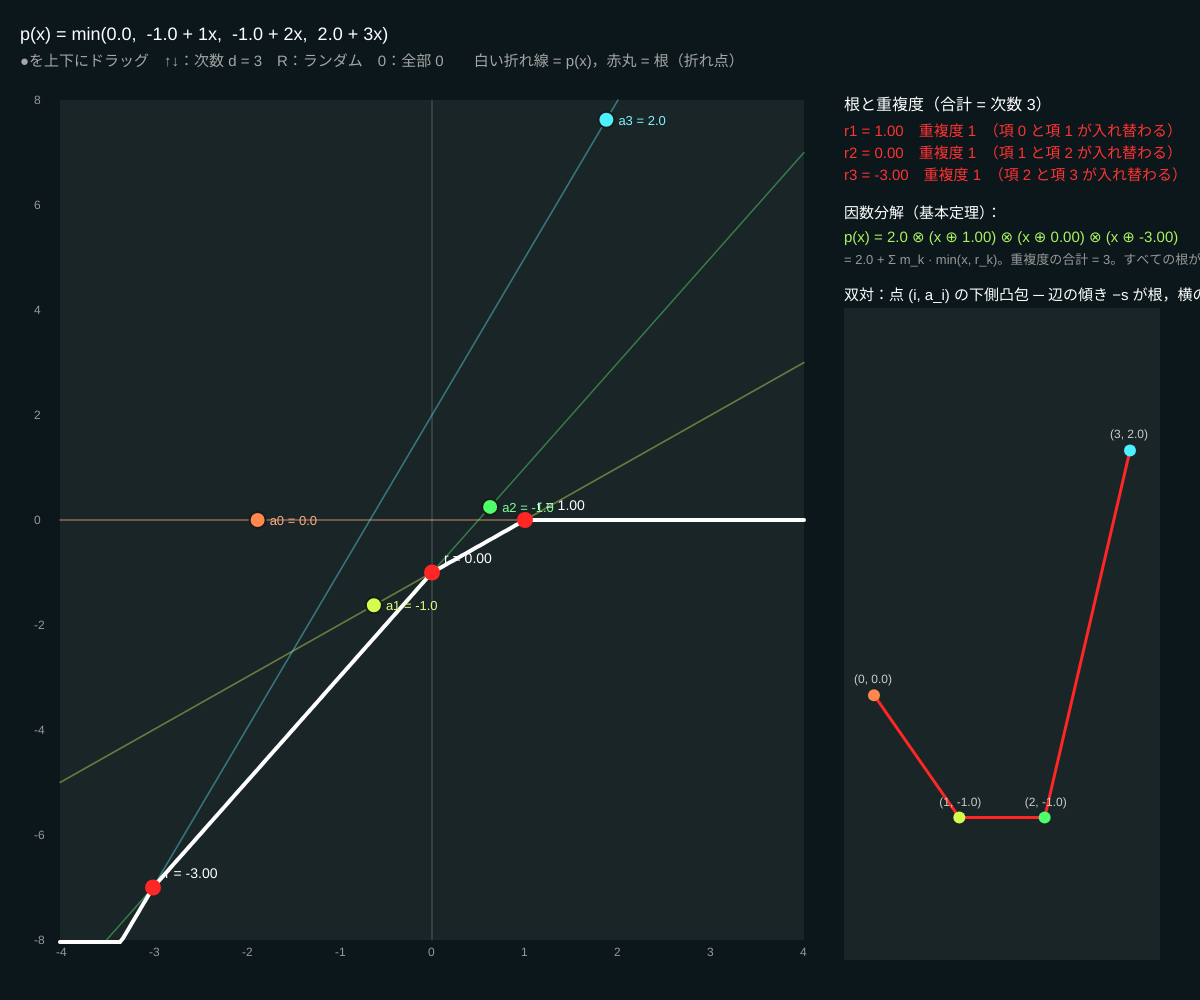
Frame 1 (no input)
Frame 60 (no input): identical to frame 1, image omitted
Frame 120 (the mouse pressed at the canvas centre since frame 60): identical to frame 1, image omitted

The p5.js sketch that drew this single still picture (run headless with seeded random() and noise() and a simulated clock; from frame 60 on, the mouse is pressed at the canvas centre):

// p5.js sketch
// ── sketch.js
// ============================================
// 01 一変数トロピカル多項式
// p(x) = ⊕ (a_i ⊗ x^{⊗i}) = min (a_i + i·x)：各項は直線 a_i + i x、p はその「下包絡線」（折れ線）
//   折れ点 = トロピカルな「根」。根 r の重複度 = そこで変わる傾きの差。根は全部で d 個（基本定理）
// 係数（●）を上下にドラッグ / ↑↓ = 次数 d / R = ランダム / 0 = 全部 0
// ============================================

let d = 3;                                   // ★ 次数（1 〜 6）
let coef = [0, -1, -1, 2, 4, 7, 11];         // ★ 係数 a_0 … a_6（高さ）
let X0 = -4, X1 = 4, Y0 = -8, Y1 = 8;        // 表示する範囲
let dragging = -1;
let px0, py0, pw, ph;                        // グラフの領域

function setup() {
  createCanvas(windowWidth, windowHeight);
  colorMode(HSB, 360, 100, 100, 100);
  textFont('Helvetica');
  px0 = 60; py0 = 100; pw = width * 0.62; ph = height - 160;
}
function sx(x) { return px0 + (x - X0) / (X1 - X0) * pw; }
function sy(y) { return py0 + ph - (y - Y0) / (Y1 - Y0) * ph; }
function mx(s) { return X0 + (s - px0) / pw * (X1 - X0); }
function my(s) { return Y0 + (py0 + ph - s) / ph * (Y1 - Y0); }
function hueOf(i) { return (i * 55 + 20) % 360; }
function handleX(i) { return -2.5 + (i + 0.5) * 5 / (d + 1); }          // 係数 i のつまみを置く x（−2.5 〜 2.5 に並べる）

// ★ 多項式の値（min 流儀）
function p(x) { let v = Infinity; for (let i = 0; i <= d; i++) v = Math.min(v, coef[i] + i * x); return v; }

// ★ 根と重複度：点 (i, a_i) の下側凸包の辺から求める（辺の傾き s → 根 −s、横の長さ → 重複度）
function roots() {
  let hull = [0];
  for (let i = 1; i <= d; i++) {
    while (hull.length >= 2) {
      let o = hull[hull.length - 2], q = hull[hull.length - 1];
      if ((coef[q] - coef[o]) * (i - o) >= (coef[i] - coef[o]) * (q - o)) hull.pop(); else break;
    }
    hull.push(i);
  }
  let rs = [];
  for (let k = 0; k + 1 < hull.length; k++) {
    let i0 = hull[k], i1 = hull[k + 1];
    rs.push({ r: -(coef[i1] - coef[i0]) / (i1 - i0), m: i1 - i0, i0, i1 });
  }
  return { hull, rs };
}

function draw() {
  background(190, 55, 10);
  let R = roots();

  // グラフ領域と軸
  noStroke(); fill(0, 0, 100, 6); rect(px0, py0, pw, ph);
  stroke(0, 0, 100, 25); strokeWeight(1);
  line(sx(0), py0, sx(0), py0 + ph); line(px0, sy(0), px0 + pw, sy(0));
  noStroke(); fill(0, 0, 60); textSize(12);
  for (let x = X0; x <= X1; x++) text(x, sx(x) - 4, py0 + ph + 16);
  for (let y = Y0; y <= Y1; y += 2) text(y, px0 - 26, sy(y) + 4);

  // 各項の直線 a_i + i x
  for (let i = 0; i <= d; i++) {
    stroke(hueOf(i), 60, 90, 45); strokeWeight(1.5);
    // グラフの枠の中だけ描く（y が Y0〜Y1 に入る x の範囲）
    let xa = X0, xb = X1;
    if (i > 0) { xa = Math.max(X0, (Y0 - coef[i]) / i); xb = Math.min(X1, (Y1 - coef[i]) / i); }
    if (xa < xb && coef[i] >= Y0 && coef[i] <= Y1 || i > 0 && xa < xb) line(sx(xa), sy(coef[i] + i * xa), sx(xb), sy(coef[i] + i * xb));
  }
  // 下包絡線 p(x)（太く）
  stroke(0, 0, 100); strokeWeight(4); noFill();
  beginShape();
  for (let s = px0; s <= px0 + pw; s += 3) { let y = p(mx(s)); vertex(s, constrain(sy(y), py0 - 2, py0 + ph + 2)); }
  endShape();
  // 根（折れ点）
  for (let q of R.rs) {
    let X = sx(q.r), Y = sy(p(q.r));
    noStroke(); fill(0, 85, 100);
    circle(X, Y, 10 + q.m * 6);
    fill(0, 0, 100); textSize(14);
    text('r = ' + nf(q.r, 1, 2) + (q.m > 1 ? '  ×' + q.m : ''), X + 12, Y - 10);
  }
  // 係数のつまみ
  for (let i = 0; i <= d; i++) {
    let hx = handleX(i), X = sx(hx), Y = constrain(sy(coef[i] + i * hx), py0 + 8, py0 + ph - 8);
    stroke(0, 0, 10); strokeWeight(2); fill(hueOf(i), 70, 100);
    circle(X, Y, dragging === i ? 22 : 16);
    noStroke(); fill(hueOf(i), 50, 100); textSize(13);
    text('a' + i + ' = ' + nf(coef[i], 1, 1), X + 12, Y + 5);
  }

  // ---- 右：式と「ニュートン多角形」（1 次元版）----
  let rx = px0 + pw + 40, ry = 110;
  noStroke(); fill(0, 0, 100); textSize(18);
  text('p(x) = min(' + [...Array(d + 1).keys()].map((i) => nf(coef[i], 1, 1) + (i ? ' + ' + i + 'x' : '')).join(',  ') + ')', 20, 40);
  fill(0, 0, 65); textSize(15);
  text('●を上下にドラッグ　↑↓：次数 d = ' + d + '　R：ランダム　0：全部 0　　白い折れ線 = p(x)，赤丸 = 根（折れ点）', 20, 66);

  fill(0, 0, 100); textSize(16);
  text('根と重複度（合計 = 次数 ' + d + '）', rx, ry);
  textSize(15); fill(0, 80, 100);
  let total = 0;
  R.rs.forEach((q, k) => { total += q.m; text('r' + (k + 1) + ' = ' + nf(q.r, 1, 2) + '　重複度 ' + q.m + '　（項 ' + q.i0 + ' と項 ' + q.i1 + ' が入れ替わる）', rx, ry + 26 + k * 22); });
  fill(0, 0, 100);
  let fy = ry + 26 + R.rs.length * 22 + 16;
  text('因数分解（基本定理）：', rx, fy);
  fill(90, 60, 95);
  text('p(x) = ' + nf(coef[d], 1, 1) + ' ⊗ ' + R.rs.map((q) => '(x ⊕ ' + nf(q.r, 1, 2) + ')' + (q.m > 1 ? '^{⊗' + q.m + '}' : '')).join(' ⊗ '), rx, fy + 24);
  fill(0, 0, 60); textSize(13);
  text('= ' + nf(coef[d], 1, 1) + ' + Σ m_k · min(x, r_k)。重複度の合計 = ' + total + '。すべての根が実数（折れ点）になる', rx, fy + 46);

  // 1 次元ニュートン多角形：点 (i, a_i) と下側凸包
  let nx = rx, ny = fy + 90, nw = width - rx - 40, nh = height - ny - 40;
  fill(0, 0, 100, 6); rect(nx, ny, nw, nh);
  fill(0, 0, 100); textSize(15); text('双対：点 (i, a_i) の下側凸包 ─ 辺の傾き −s が根，横の長さが重複度', nx, ny - 8);
  let lo = Math.min(...coef.slice(0, d + 1)) - 1, hi = Math.max(...coef.slice(0, d + 1)) + 1;
  let gx = (i) => nx + 30 + i * (nw - 60) / Math.max(d, 1), gy = (v) => ny + nh - 20 - (v - lo) / (hi - lo) * (nh - 40);
  stroke(0, 85, 100); strokeWeight(3); noFill();
  beginShape(); for (let i of R.hull) vertex(gx(i), gy(coef[i])); endShape();
  for (let i = 0; i <= d; i++) { noStroke(); fill(hueOf(i), 70, 100); circle(gx(i), gy(coef[i]), 12); fill(0, 0, 80); textSize(12); text('(' + i + ', ' + nf(coef[i], 1, 1) + ')', gx(i) - 20, gy(coef[i]) - 12); }
}

function mousePressed() {
  dragging = -1;
  for (let i = 0; i <= d; i++) {
    let hx = handleX(i);
    if (dist(mouseX, mouseY, sx(hx), constrain(sy(coef[i] + i * hx), py0 + 8, py0 + ph - 8)) < 16) dragging = i;
  }
}
function mouseDragged() {
  if (dragging < 0) return;
  coef[dragging] = constrain(my(mouseY) - dragging * handleX(dragging), -12, 12);
}
function mouseReleased() { dragging = -1; }
function keyPressed() {
  if (key === UP_ARROW) d = Math.min(6, d + 1);
  if (key === DOWN_ARROW) d = Math.max(1, d - 1);
  if (key === 'r' || key === 'R') for (let i = 0; i <= 6; i++) coef[i] = Math.round(random(-4, 4) * 2) / 2 + i * 0.5;
  if (key === '0') for (let i = 0; i <= 6; i++) coef[i] = 0;
}

// ---------- やってみよう ----------
// 1. 係数を全部 0 にすると根は 1 つ（x = 0）で重複度 d。なぜ？（下側凸包が 1 本の線分になる）
// 2. a_1 をうんと上げると、項 1 は包絡線から消える。そのとき根はどうなる？ 重複度は？
// 3. 根がちょうど 1, 2, 3 になるように係数を決めてみよう（ヒント：因数分解の式から逆算）
// 4. min を max に変えると（上包絡線）、根は点 (i, a_i) の「上側」凸包から出る。コードを書き換えて確かめよう
